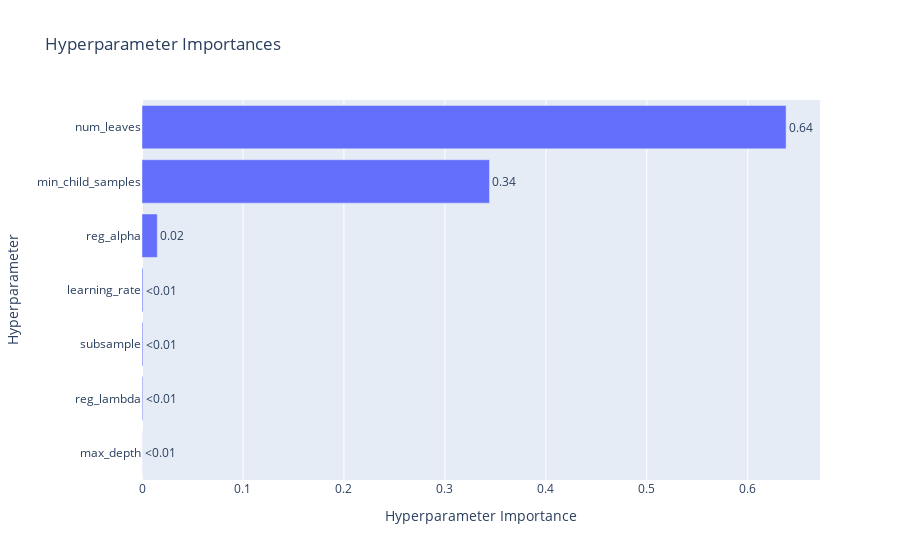

Notebook cell for this chart:
### Code cell
optuna.visualization.plot_param_importances(study)

### Figure 1 — Plotly figure (JSON) as saved in the notebook; plotly's stock layout.template omitted (floating-point values rounded to 4 significant figures)
{"data": [{"cliponaxis": false, "hovertemplate": ["max_depth (CategoricalDistribution): 9.330497722121205e-05<extra></extra>", "reg_lambda (FloatDistribution): 0.000758177497289162<extra></extra>", "subsample (CategoricalDistribution): 0.0009030230171530224<extra></extra>", "learning_rate (CategoricalDistribution): 0.0009629725431214655<extra></extra>", "reg_alpha (FloatDistribution): 0.015160435491327303<extra></extra>", "min_child_samples (IntDistribution): 0.34416895895145894<extra></extra>", "num_leaves (IntDistribution): 0.6379531275224289<extra></extra>"], "name": "Objective Value", "orientation": "h", "text": ["<0.01", "<0.01", "<0.01", "<0.01", "0.02", "0.34", "0.64"], "textposition": "outside", "type": "bar", "x": [9.33e-05, 0.0007582, 0.000903, 0.000963, 0.01516, 0.3442, 0.638], "y": ["max_depth", "reg_lambda", "subsample", "learning_rate", "reg_alpha", "min_child_samples", "num_leaves"]}], "layout": {"title": {"text": "Hyperparameter Importances"}, "xaxis": {"title": {"text": "Hyperparameter Importance"}}, "yaxis": {"title": {"text": "Hyperparameter"}}}}
